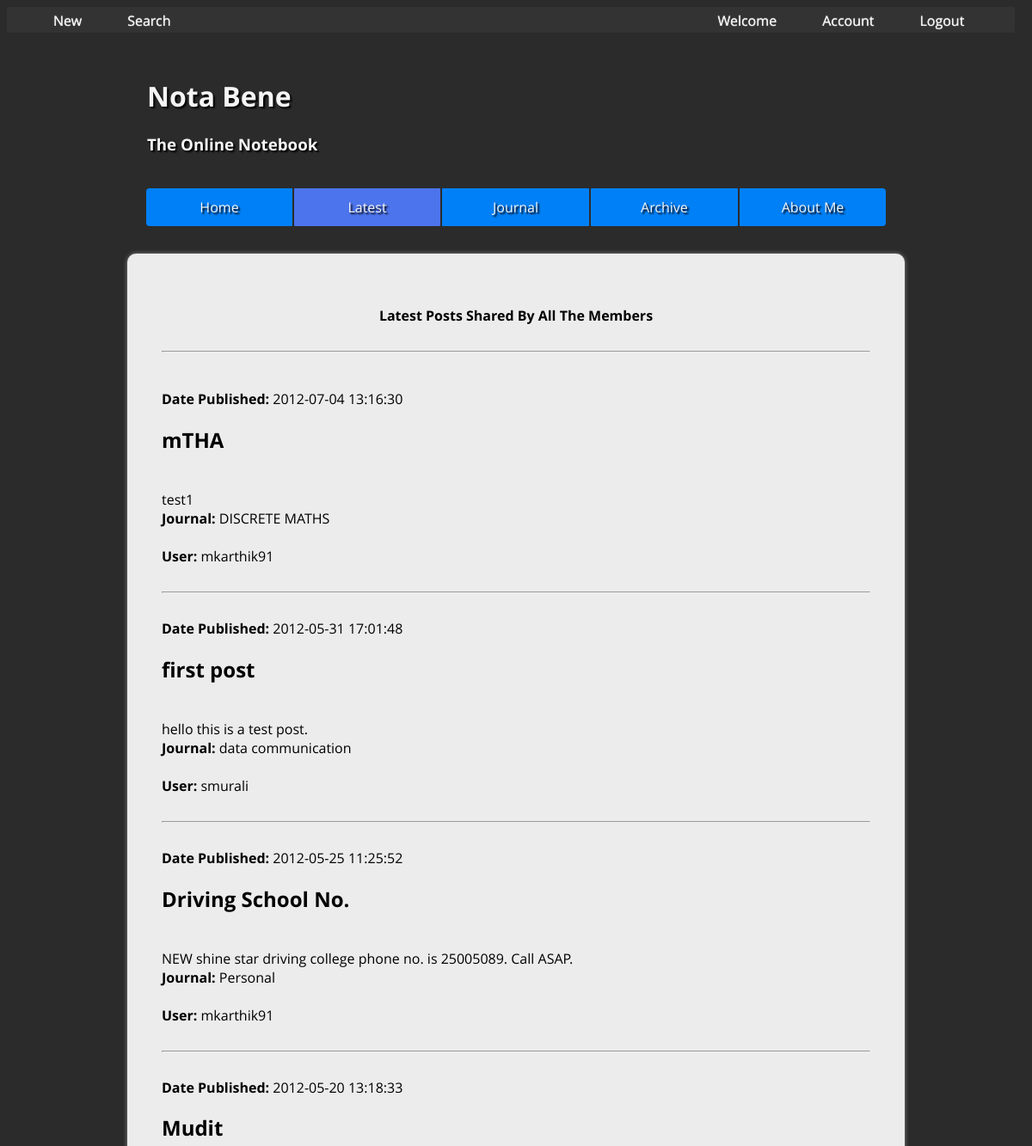
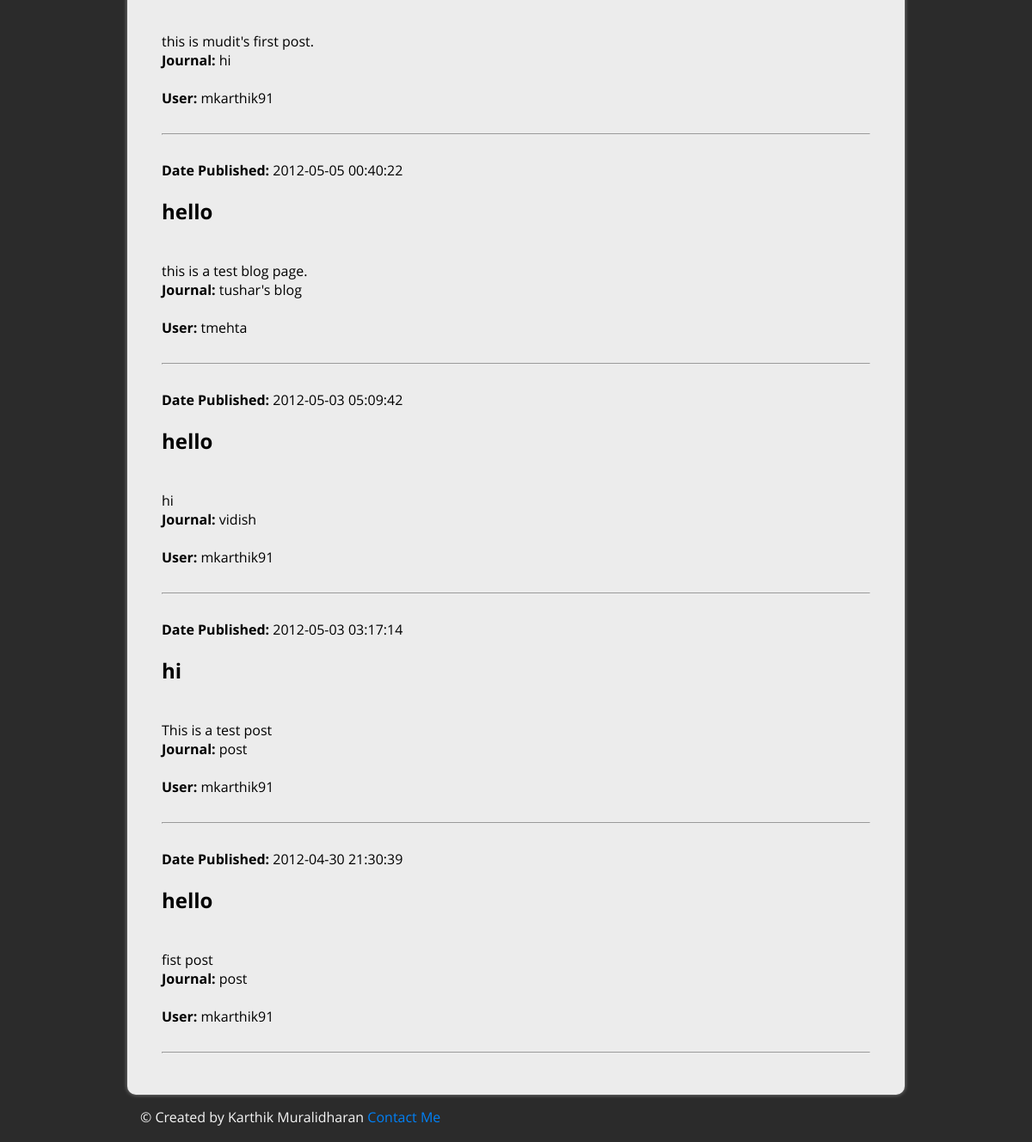
The page /view/view.php on the database its author committed (2 pictures, top to bottom).
### tables this page shows
CREATE TABLE `entries` (
  `id` int(11) NOT NULL AUTO_INCREMENT,
  `uname` varchar(30) NOT NULL,
  `title` varchar(100) NOT NULL,
  `post` longtext NOT NULL,
  `journal` varchar(100) NOT NULL,
  `date` timestamp NOT NULL DEFAULT CURRENT_TIMESTAMP ON UPDATE CURRENT_TIMESTAMP,
  `share` int(1) NOT NULL,
  KEY `id` (`id`)
);

### view/view.php (the view, shortened to what this page needs)
<!DOCTYPE html>
<html>
    <head>
        <link rel="stylesheet" type="text/css" href="../style.css" />
    </head>
      <?php  include 'topbar.php';?>
        <br/>
            <header id="header">
                <table>
                    <tr>
                        <td>
                            <h1>Nota Bene</h1>
                            <h3>The Online Notebook</h3>
                        </td>
                    </tr>
                </table>
            </header>
        <table id="navigation">
            <tr>
                  <td class="button" style="border-top-left-radius:4px;border-bottom-left-radius:4px;"><a href="../home.php">Home</a></td></td>
                  <td class="button" style="background-color: #4c74ec;"><a href="view.php">Latest</a></td>
                  <td class="button"><a href="../share/share.php">Journal</a></td>
                  <td class="button"><a href="archive.php">Archive</a></td>
                  <td class="button" style="border-top-right-radius:4px;border-bottom-right-radius:4px;"><a href="../about.php">About Me</a></td>
            </tr>
        </table>
        <div id="content">
            <h4>Latest Posts Shared By All The Members<br><br><hr></h4>
             <?php
            $view=  mysql_query("select * from entries where share=1 order by date DESC");
            while($row = mysql_fetch_array($view))
            {
                echo "<br/>";
                echo "<b>Date Published:</b> ".$row['date']."<br/>";
                echo "<h2>".$row['title']."</h2><br>";
                echo $row['post']."<br/>";
                echo "<b>Journal:</b> ".$row['journal']."</br></br>";
                echo "<b>User:</b> ".$row['uname'];
                echo "<br/><br/><hr/>";
            }
            ?>
        </div>
        <footer>&COPY; Created by Karthik Muralidharan <a href="mailto:mkarthik91@gmail.com" style="text-decoration: none;color: #0080f6">Contact Me</a></footer>
    </body>
</html>

### view/topbar.php
<table id="topbar">
            <tr>
                <td class="tb">
                    <a href="../new.php">New</a>
                </td >
                <td class="tb">
                    <a href="search.php">Search</a>
                </td>
                <td class="tb">
                </td>
                <td class="tb">
                </td>
                <td class="tb">
                </td>
                <td class="tb">
                </td>
                <td class="tb">
                </td>
                <td class="tb">
                </td>
                <td class="tb">
                </td>
                <td class="tb">
                </td>
                <td class="tb">
                </td>
                <td class="tb">
                </td>
                <td class="tb">
                </td>
                <td class="tb">
                    <a><?php echo "Welcome ".$_SESSION['user']; ?> </a>
                </td>
                <td class="tb">
                    <a href="../accounts.php">Account</a>
                </td>
                <td class="tb">
                    <a href="../log/logout.php">Logout</a>
                </td>
            </tr>
</table>

### style.css (style rules this page uses)
#header { margin: 0px 150px auto; color: whitesmoke; padding: 10px; font-family: open sans; text-shadow: 2px 2px 2px #000; height:auto; }
#navigation { margin: 5px 160px auto; }
.button { background-color: #0080f6; height: 42px; width: 183px; text-align: center; font-family: open sans; color: whitesmoke; text-shadow: 2px 2px 2px #000; border-radius: 1px; text-decoration: none; list-style: none; }
#content { margin: 30px 140px auto; background-color: #ececec; padding: 40px; min-height: 600px; max-height: auto; border-radius: 10px; font-family: open sans; -moz-box-shadow: 0 0 5px #888; -webkit-box-shadow: 0 0 5px#888; box-shadow: 0 0 5px #888; transition:height 2s; -moz-transition:height 2s; -webkit-transition:height 2s; -o-transition:height 2s; }
footer { margin: 5px 140px auto; color: whitesmoke; padding: 10px; padding-left: 15px; font-family: open sans; }
a { text-decoration: none; color: whitesmoke; }
#topbar { background-color: #333333; font-family: open sans; padding: 2px; color: white; border-radius: 2px; display: block; text-shadow: 0 0 1px white; width: 99%; height: 30px; text-align: center; left: 0; top: 0; }
.tb { padding-left: 50px; }

### view/view.php (style rules this page uses)
h4 { text-align: center; }

### rows shown on the page
entries: date "2012-07-04 13:16:30", title "mTHA", post "test1", journal "DISCRETE MATHS", uname "mkarthik91"
entries: date "2012-05-31 17:01:48", title "first post", post "hello this is a test post.", journal "data communication", uname "smurali"
entries: date "2012-05-25 11:25:52", title "Driving School No.", post "NEW shine star driving college phone no. is 25005089. Call ASAP.", journal "Personal", uname "mkarthik91"
entries: date "2012-05-20 13:18:33", title "Mudit", post "this is mudit's first post.", journal "hi", uname "mkarthik91"
entries: date "2012-05-05 00:40:22", title "hello", post "this is a test blog page.", journal "tushar's blog", uname "tmehta"
entries: date "2012-05-03 05:09:42", title "hello", post "hi", journal "vidish", uname "mkarthik91"
entries: date "2012-05-03 03:17:14", title "hi", post "This is a test post", journal "post", uname "mkarthik91"
entries: date "2012-04-30 21:30:39", title "hello", post "fist post", journal "post", uname "mkarthik91"
